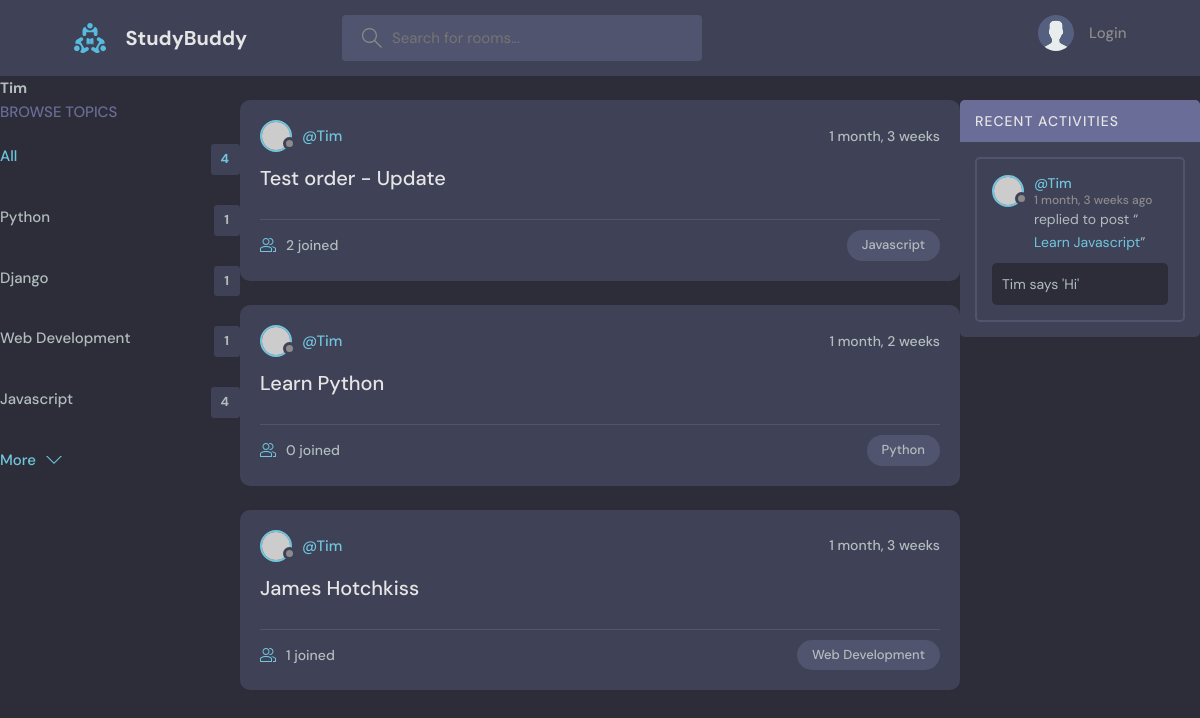
The app's page /profile/2/ with its own data.
### base/models.py (models this page shows, shortened)
class Topic(models.Model):
    name = models.CharField(max_length=200)

class Room(models.Model):
    host = models.ForeignKey(User, on_delete=models.SET_NULL, null=True)
    topic = models.ForeignKey(Topic, on_delete=models.SET_NULL, null=True)
    name = models.CharField(max_length=200)
    description = models.TextField(null=True, blank=True)
    participants = models.ManyToManyField(User, related_name='participants', blank=True)
    updated = models.DateTimeField(auto_now=True)
    created = models.DateTimeField(auto_now_add=True)
    class Meta:
        ordering = ['-updated', '-created']
    def __str__(self):
        return self.name

class Message(models.Model):
    user = models.ForeignKey(User, on_delete=models.CASCADE)
    room = models.ForeignKey(Room, on_delete=models.CASCADE)
    body = models.TextField()
    updated = models.DateTimeField(auto_now=True)
    created = models.DateTimeField(auto_now_add=True)
    class Meta:
        ordering = ['-updated', '-created']
    def __str__(self):
        return self.body[0:50]

### base/views.py (the view)
# urls.py: path('profile/<str:pk>/', views.userProfile, name="user-profile"),
def userProfile(request, pk):
    user = User.objects.get(id=pk)
    rooms = user.room_set.all()
    room_messages = user.message_set.all()
    topics = Topic.objects.all()
    context = {'user': user, 'rooms': rooms, 'room_messages': room_messages, 'topics': topics}
    return render(request, 'base/profile.html', context)

### base/templates/base/profile.html (shortened to what this page needs)
{% extends 'main.html' %}
{% block content %}
<h3>{{user.username}}</h3>
<div class="profile-container">
    <div>
        {% include 'base/topics_component.html' %}
    </div>
    <div>
        {% include 'base/feed_component.html' %}
    </div>
    <div>
        {% include 'base/activity_component.html' %}
    </div>
</div>
{% endblock content%}

### base/templates/base/topics_component.html
<div class="topics">
    <div class="topics__header">
      <h2>Browse Topics</h2>
    </div>
    <ul class="topics__list">
      <li>
        <a href="{% url 'home' %}" class="active">All <span>{{topics.count}}</span></a>
      </li>
      {% for topic in topics %}
      <li>
        <a href="{% url 'home' %}?q={{topic.name}}">{{topic.name}}<span>{{topic.room_set.all.count}}</span></a>
      </li>
      {% endfor %}
    </ul>
    <a class="btn btn--link" href="topics.html">
      More
      <svg version="1.1" xmlns="http://www.w3.org/2000/svg" width="32" height="32" viewBox="0 0 32 32">
        <title>chevron-down</title>
        <path d="M16 21l-13-13h-3l16 16 16-16h-3l-13 13z"></path>
      </svg>
    </a>
  </div>

### base/templates/base/feed_component.html (shortened to what this page needs)
{% for room in rooms %}
<div class="roomListRoom">
    <div class="roomListRoom__header">
      <a href="{% url 'user-profile' room.host.id %}" class="roomListRoom__author">
        <div class="avatar avatar--small">
          <img src="https://randomuser.me/api/portraits/women/11.jpg" />
        </div>
        <span>@{{room.host.username}}</span>
      </a>
      <div class="roomListRoom__actions">
        <span>{{room.created|timesince}}</span>
      </div>
    </div>
    <div class="roomListRoom__content">
      <a href="{% url 'room' room.id %}">{{room.name}}</a>
    </div>
    <div class="roomListRoom__meta">
      <a href="{% url 'room' room.id %}" class="roomListRoom__joined">
        {{room.participants.all.count}} joined
      </a>
      <p class="roomListRoom__topic">{{room.topic.name}}</p>
    </div>
</div>
{% endfor %}

### base/templates/base/activity_component.html (shortened to what this page needs)
<div class="activities">
    <div class="activities__header">
      <h2>Recent Activities</h2>
    </div>
    {% for room_message in room_messages%}
    <div class="activities__box">
      <div class="activities__boxHeader roomListRoom__header">
        <a href="{% url 'user-profile' room_message.user.id %}" class="roomListRoom__author">
          <div class="avatar avatar--small">
            <img src="https://randomuser.me/api/portraits/women/11.jpg" />
          </div>
          <p>@{{room_message.user}}<span>{{room_message.created|timesince}} ago</span></p>
        </a>
      </div>
      <div class="activities__boxContent">
        <p>replied to post “<a href="{ url 'room' message.room.id}">{{room_message.room}}</a>”</p>
        <div class="activities__boxRoomContent">
            {{room_message}}
        </div>
      </div>
    </div>
    {% endfor %}
  </div>

### static/styles/style.css (style rules this page uses)
:root { --color-main: #71c6dd; --color-main-light: #e1f6fb; --color-dark: #3f4156; --color-dark-medium: #51546e; --color-dark-light: #696d97; --color-light: #e5e5e5; --color-gray: #8b8b8b; --color-light-gray: #b2bdbd; --color-bg: #2d2d39; --color-success: #5dd693; --color-error: #fc4b0b; }
* { font-family: "DM Sans", -apple-system, BlinkMacSystemFont, "Segoe UI", Roboto, Oxygen, Ubuntu, Cantarell, "Open Sans", "Helvetica Neue", sans-serif; margin: 0; padding: 0; box-sizing: border-box; text-rendering: optimizeLegibility; font-size: inherit; }
html { font-size: 56.25%; }
@media only screen and (min-width: 1200px) { html { font-size: 62.5%; } }
body { line-height: 1.6; font-weight: 400; font-size: 1.5rem; color: var(--color-light-gray); background-color: var(--color-bg); min-height: 100vh; }
img { width: 100%; }
a { display: inline-block; color: var(--color-main); text-decoration: none; }
.btn { background-color: transparent; border: none; display: inline-flex; align-items: center; gap: 1rem; cursor: pointer; transition: all ease-in-out 0.3s; padding: 1rem 2rem; border-radius: 5px; box-shadow: 1px 1px 3px 1px rgba(0, 0, 0, 0.15); font-weight: 500; }
.btn--link { border-radius: 0; padding: 0; color: var(--color-main); box-shadow: none; }
.btn > svg { fill: currentColor; width: 1.6rem; height: 1.6rem; }
.avatar { position: relative; display: inline-block; border-radius: 50%; border: 2px solid var(--color-main); }
.avatar img { display: block; border-radius: 50%; object-fit: cover; object-position: center; }
.avatar::after { content: ""; display: block; position: absolute; background-color: var(--color-gray); z-index: 111; border-radius: 50%; border: 0.3rem solid var(--color-dark); }
.avatar.avatar--small img { width: 2.8rem; height: 2.8rem; }
.avatar.avatar--small:after { width: 0.7rem; height: 0.7rem; bottom: 0px; right: -6px; }
.topics__header { margin-bottom: 2rem; }
.topics__header h2 { text-transform: uppercase; font-weight: 500; color: var(--color-dark-light); }
.topics__list { list-style: none; }
.topics__list li a { display: flex; justify-content: space-between; margin-bottom: 3rem; font-weight: 500; color: var(--color-light-gray); transition: all 0.3s ease-in-out; }
.topics__list li a.active, .topics__list li a:hover { color: var(--color-main); }
.topics__list li a span { padding: 0.5rem 1rem; background-color: var(--color-dark); border-radius: 3px; font-size: 1.3rem; font-weight: 700; letter-spacing: 1px; }
.roomListRoom { margin-bottom: 2.4rem; background-color: var(--color-dark); border-radius: 1rem; padding: 2rem; }
.roomListRoom__header { display: flex; justify-content: space-between; align-items: center; }
.roomListRoom__author { font-weight: 500; display: flex; align-items: center; gap: 1rem; }
.roomListRoom__actions { display: flex; align-items: flex-start; gap: 1rem; position: relative; }
.roomListRoom__actions span { font-size: 1.4rem; font-weight: 500; }
.roomListRoom__content { margin: 1rem 0; }
.roomListRoom__content a { font-size: 2rem; font-weight: 500; margin-bottom: 1.5rem; color: var(--color-light); transition: all 0.3s ease-in-out; }
.roomListRoom__meta { border-top: 1px solid var(--color-dark-medium); padding-top: 1rem; display: flex; align-items: center; justify-content: space-between; }
.roomListRoom__joined { color: var(--color-light-gray); display: flex; align-items: center; gap: 1rem; font-size: 1.4rem; font-weight: 500; }
.roomListRoom__joined svg { fill: var(--color-main); width: 1.6rem; height: 1.6rem; }
.roomListRoom__topic { padding: 5px 1.5rem; background-color: var(--color-dark-medium); border-radius: 5rem; font-weight: 500; font-size: 1.3rem; }
.activities { background: var(--color-dark); border-radius: 5px; overflow: hidden; }
.activities__header h2 { background-color: var(--color-dark-light); text-transform: uppercase; font-weight: 500; padding: 1rem 1.5rem; color: var(--color-light); letter-spacing: 1px; font-size: 1.4rem; }
.activities__box { margin: 1.5rem; padding: 1.5rem; border: 2px solid var(--color-dark-medium); border-radius: 5px; }
.activities__boxHeader p { font-size: 1.4rem; line-height: 1.3; }
.activities__boxHeader p span { color: var(--color-gray); font-size: 1.2rem; display: block; }
.activities__boxContent { margin-left: 4.2rem; }
.activities__boxContent { font-size: 1.4rem; }
.activities__boxRoomContent { background: var(--color-bg); padding: 1rem; border-radius: 5px; margin-top: 1rem; margin-left: -4.2rem; }

### records on screen
Topic: name "Python", room_set.all.count "1"
Topic: name "Django", room_set.all.count "1"
Topic: name "Web Development", room_set.all.count "1"
Topic: name "Javascript", room_set.all.count "4"
Room: host.username "Tim", created "1 month, 3 weeks", name "Test order - Update", participants.all.count "2", topic.name "Javascript"
Room: host.username "Tim", created "1 month, 2 weeks", name "Learn Python", participants.all.count "0", topic.name "Python"
Room: host.username "Tim", created "1 month, 3 weeks", name "James Hotchkiss", participants.all.count "1", topic.name "Web Development"
Message: user "Tim", created "1 month, 3 weeks", room "Learn Javascript", body "Tim says 'Hi'"

### other values on screen
{{ user.username }} "Tim"
{{ topics.count }} "4"
